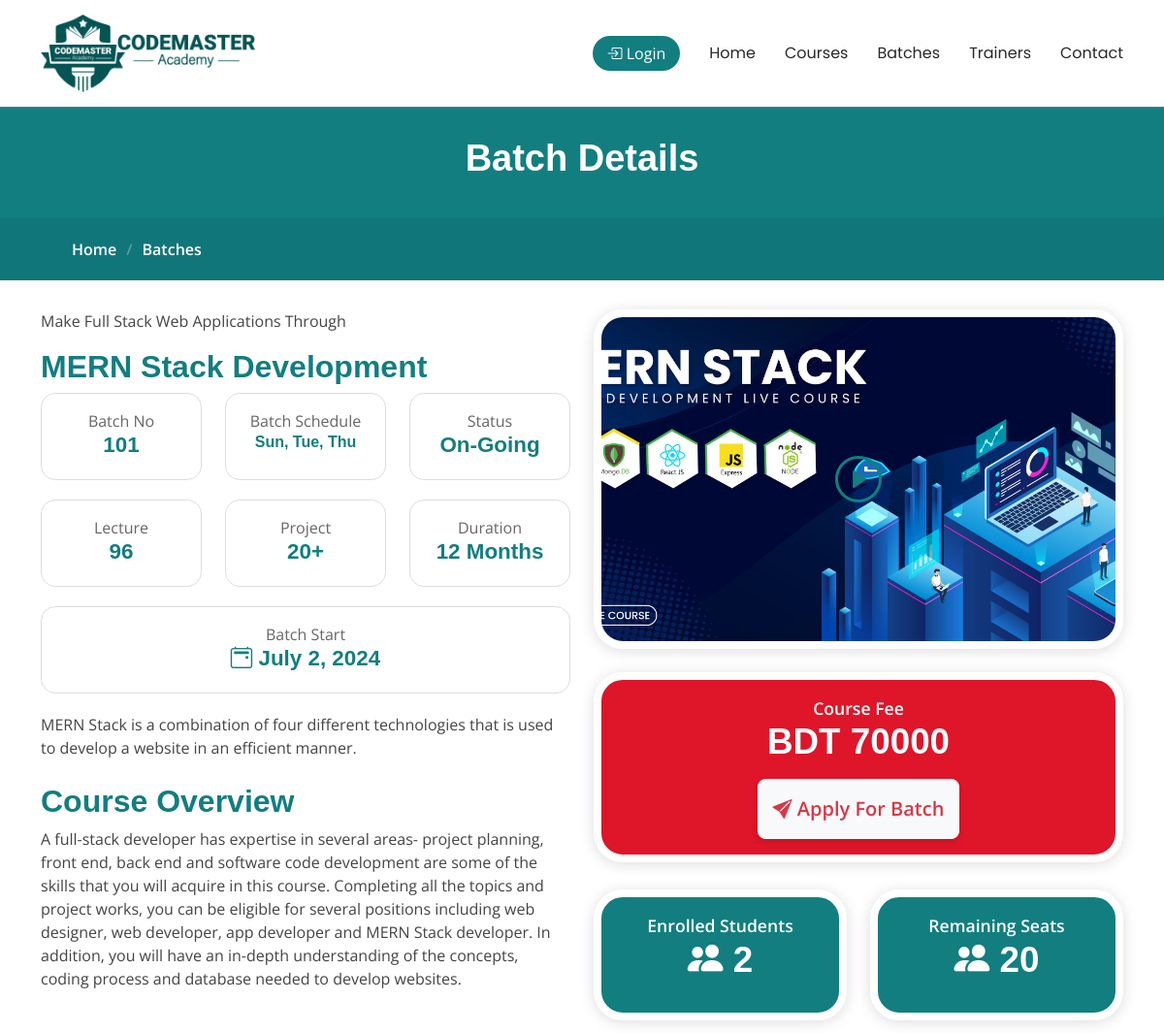
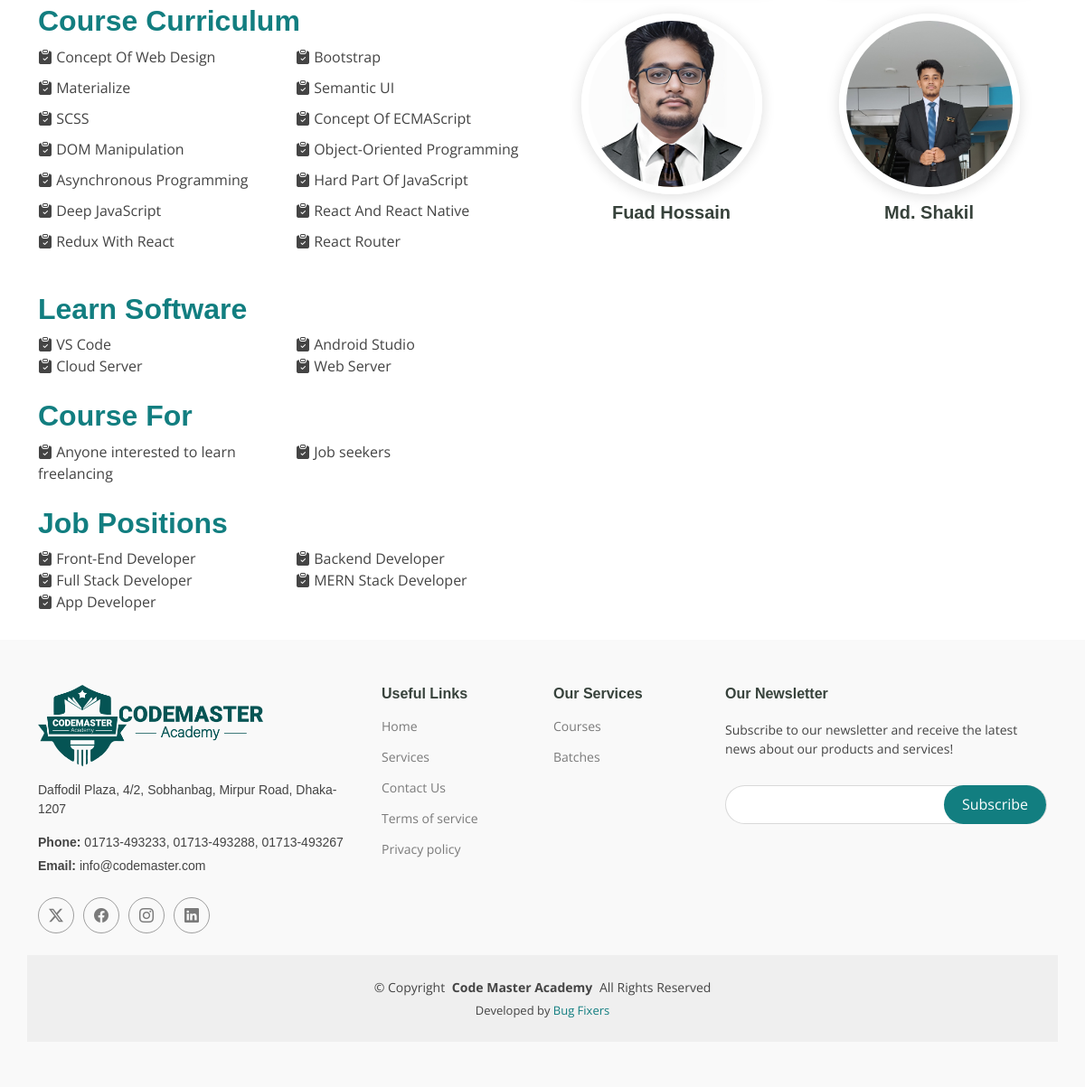
The page /batchdetails/6 on the database its author committed (2 pictures, top to bottom).
### IMSapp/models.py (models this page shows, shortened)
class BatchInfoModel(models.Model):
    BatchNo=models.CharField(max_length=100,null=True)
    Batchschedule=models.CharField(max_length=100,null=True)
    STATUS = [
        ('On-Going','On-Going'),
        ('Upcomming','Upcomming'),
        ('Completed','Completed')
    ]
    Status=models.CharField(choices = STATUS, max_length=100,null=True)
    BatchStartDate=models.DateField(null=True)
    TotalStudent=models.CharField(max_length=100,null=True)
    BatchInstructor=models.CharField(max_length=100,null=True)
    CourseName=models.ForeignKey(CourseInfoModel,on_delete = models.SET_NULL,related_name='coursenameinfo',null=True)

class CourseInfoModel(models.Model):
    CourseName=models.CharField(max_length=150, null=True)
    Sologan=models.CharField(max_length=100, null=True)
    ShortSummary=models.CharField(max_length=150, null=True)
    CourseCategory=models.ForeignKey(CourseCategoryModel,on_delete=models.SET_NULL,related_name='coursecategory', null=True)
    Lecture=models.IntegerField(null=True)
    CourseDuration=models.IntegerField(null=True)
    WeeklyClass=models.IntegerField(null=True)
    ClassDuration=models.IntegerField(null=True)
    TotalProject=models.IntegerField(null=True)
    CourseOverview=models.TextField(null=True)
    CourseCurrriculum=models.TextField(null=True)
    Software=models.TextField(max_length=200, null=True)
    CourseFor=models.TextField(null=True)
    JobPositions=models.TextField(null=True)
    CourseFee=models.IntegerField(null=True)
    IntroVideo=models.CharField(max_length=200, null=True)
    CourseImage=models.ImageField(upload_to='courseImage', null=True)
    def __str__(self):
        return self.CourseName

class TeacherModel(models.Model):
    Imsuser = models.OneToOneField(IMSUserModel,on_delete=models.CASCADE,related_name='teacherinfo',null=True)
    EmployID=models.CharField(max_length=100,null=True)
    TeacherName=models.CharField(max_length=100,null=True)
    Designation=models.CharField(max_length=100,null=True)
    Skills=models.CharField(max_length=100,null=True)
    LinkedInLink =models.CharField(max_length=150,null=True)
    GithubLink =models.CharField(max_length=150,null=True)
    FacebookLink =models.CharField(max_length=150,null=True)
    JoinDate = models.DateField(auto_now_add=True,null=True)
    TeacherPhoto=models.ImageField(upload_to='teacherphoto',null=True)

class WebsiteContactModel(models.Model):
    Imsuser = models.CharField(max_length=50,null=True)
    Mobile = models.CharField(max_length=50,null=True)
    Address = models.CharField(max_length=100,null=True)
    Email = models.CharField(max_length=100,null=True)
    MapLink = models.TextField(null=True)
    GithubLink =models.CharField(max_length=150,null=True)
    FacebookLink =models.CharField(max_length=150,null=True)
    YoutubeLink =models.CharField(max_length=150,null=True)
    TwitterLink =models.CharField(max_length=150,null=True)

### IMSapp/views.py (the view)
# urls.py: path('batchdetails/<str:myid>',batchdetails,name="batchdetails"),
def batchdetails(request, myid):
    batchdata = get_object_or_404(BatchInfoModel, id = myid)
    contactdata = WebsiteContactModel.objects.get(Imsuser = 'Authority')
    studentcount = AdmittedCourseModel.objects.filter(LearningBatch=batchdata).count()
    totalstudent = batchdata.TotalStudent
    remainstudent = int(totalstudent) - int(studentcount)
    current_path = request.path
    batchteachers = batchdata.BatchInstructor
    teachers_list = [teacher.strip() for teacher in batchteachers.split(',')]
    teacherinfo =[]
    for teacherid in teachers_list:
        teacher  = get_object_or_404(TeacherModel, EmployID = teacherid)
        teacherinfo.append({
            'EmployID': teacher.EmployID,
            'TeacherName': teacher.TeacherName,
            'Designation': teacher.Designation,
            'TeacherPhoto': teacher.TeacherPhoto.url if teacher.TeacherPhoto else None,
        })
        print(teacher.TeacherPhoto.url)
    context = {
        'batchdata':batchdata,
        'teacherinfo':teacherinfo,
        'pagetitle':'Batch Details',
        'subtitle':'Batches',
        'headtitle': 'Batch Details',
        'contactdata':contactdata,
        'studentcount':studentcount,
        'remainstudent':remainstudent,
        'path':current_path,
    }
    return render(request, 'common/batchdetails.html',context)

### IMSapp/templates/common/batchdetails.html (shortened to what this page needs)
{% extends 'master/master.html' %}
{% block content %}
{% load static %}
{% include 'master/pagetitle.html' %}
<section id="about-us" class="section about-us">
    <div class="container">
        <div class="row gy-4">
            <div class="col-lg-6 order-1 order-lg-2 position-relative" data-aos="fade-up" data-aos-delay="100">
                <div class="image-container">
                    <img src="{{batchdata.CourseName.CourseImage.url}}" class="img-fluid course-image" alt=""
                        data-bs-toggle="modal" data-bs-target="#videoModal">
                    <div class="play-icon" data-bs-toggle="modal" data-bs-target="#videoModal">
                        <i class="bi bi-play-circle"></i>
                    </div>
                </div>
                <div class="row mt-4">
                    <div class="col-md-12">
                        <div class="card coursefee">
                            <div class="card-body">
                                <p class="card-title">Course Fee</p>
                                <h5 class="card-text mb-3">BDT {{batchdata.CourseName.CourseFee}}</h5>
                                <a href="{% url 'applybatch' batchdata.BatchNo %}"
                                    class="btn btn-light btn-block text-danger">
                                    <i class="bi bi-send-fill"></i> Apply For Batch
                                </a>
                            </div>
                        </div>
                    </div>
                </div>
                <div class="row mt-2">
                    <div class="col-md-6">
                        <div class="card coursestudent">
                            <div class="card-body">
                                <p class="card-title">Enrolled Students</p>
                                <h5 class="card-text mb-3"><i class="bi bi-people-fill"></i> {{studentcount}}</h5>
                            </div>
                        </div>
                    </div>
                    <div class="col-md-6">
                        <div class="card coursestudent">
                            <div class="card-body">
                                <p class="card-title">Remaining Seats</p>
                                <h5 class="card-text mb-3"><i class="bi bi-people-fill"></i> {{remainstudent}}</h5>
                            </div>
                        </div>
                    </div>
                </div>
                <div class="row mt-2">
                    {% for i in teacherinfo %}
                    <div class="col-lg-6 col-md-6 teacher aos-init aos-animate" data-aos="fade-up" data-aos-delay="100">
                        <div class="teacherimage d-flex justify-content-center align-items-center">
                            <img src="{{ i.TeacherPhoto }}" class="img-fluid" alt="">
                        </div>
                        <div class="teacherinfo-info text-center mt-2">
                            <h5><strong>{{ i.TeacherName }}</strong></h5>
                        </div>
                    </div>
                    {% endfor %}
                </div>
            </div>
            <div class="col-lg-6 order-2 order-lg-1 content" data-aos="fade-up" data-aos-delay="200">
                <p class="">{{batchdata.CourseName.Sologan}}</p>
                <h3>{{batchdata.CourseName}}</h3>
                <div class="row topsection-card">
                    <div class="col-md-4">
                        <div class="card">
                            <div class="card-body">
                                <p class="card-title">Batch No</p>
                                <h5 class="card-text">{{batchdata.BatchNo}}</h5>
                            </div>
                        </div>
                    </div>
                    <div class="col-md-4">
                        <div class="card">
                            <div class="card-body">
                                <p class="card-title">Batch Schedule</p>
                                <h5 class="card-text2">{{batchdata.Batchschedule}}</h5>
                            </div>
                        </div>
                    </div>
                    <div class="col-md-4">
                        <div class="card">
                            <div class="card-body">
                                <p class="card-title">Status</p>
                                <h5 class="card-text">{{batchdata.Status}}</h5>
                            </div>
                        </div>
                    </div>
                    <div class="col-md-4">
                        <div class="card">
                            <div class="card-body">
                                <p class="card-title">Lecture</p>
                                <h5 class="card-text">{{batchdata.CourseName.Lecture}}</h5>
                            </div>
                        </div>
                    </div>
                    <div class="col-md-4">
                        <div class="card">
                            <div class="card-body">
                                <p class="card-title">Project</p>
                                <h5 class="card-text">{{batchdata.CourseName.TotalProject}}+</h5>
                            </div>
                        </div>
                    </div>
                    <div class="col-md-4">
                        <div class="card">
                            <div class="card-body">
                                <p class="card-title">Duration</p>
                                <h5 class="card-text">{{batchdata.CourseName.CourseDuration}} Months</h5>
                            </div>
                        </div>
                    </div>
                    <div class="col-md-12">
                        <div class="card">
                            <div class="card-body">
                                <p class="card-title">Batch Start</p>
                                <h5 class="card-text"><i class="bi bi-calendar2-event"></i> {{batchdata.BatchStartDate}}
                                </h5>
                            </div>
                        </div>
                    </div>
                </div>
                <p>{{batchdata.CourseName.ShortSummary}}</p>
                <div class="row mt-4 mb-5">
                    <div class="col-lg-12 order-2 order-lg-1 content" data-aos="fade-up" data-aos-delay="200">
                        <h3>Course Overview</h3>
                        <p>{{batchdata.CourseName.CourseOverview}}</p>
                    </div>
                </div>
                <div class="row mt-4">
                    <div class="col-lg-12 order-2 order-lg-1 content" data-aos="fade-up" data-aos-delay="200">
                        <h3>Course Curriculum</h3>
                        <div id="course-curriculum" class="row"></div>
                    </div>
                </div>
                <div class="row mt-4">
                    <div class="col-lg-12 order-2 order-lg-1 content" data-aos="fade-up" data-aos-delay="200">
                        <h3>Learn Software</h3>
                        <div id="software" class="row"></div>
                    </div>
                </div>
                <div class="row mt-4">
                    <div class="col-lg-12 order-2 order-lg-1 content" data-aos="fade-up" data-aos-delay="200">
                        <h3>Course For</h3>
                        <div id="coursefor" class="row"></div>
                    </div>
                </div>
                <div class="row mt-4">
                    <div class="col-lg-12 order-2 order-lg-1 content" data-aos="fade-up" data-aos-delay="200">
                        <h3>Job Positions</h3>
                        <div id="jobpositions" class="row"></div>
                    </div>
                </div>
            </div>
        </div>
    </div>
</section>
{% endblock content %}

### IMSapp/templates/master/footer.html (shortened to what this page needs)
{% load static %}
<footer id="footer" class="footer position-relative">
    <div class="container footer-top">
      <div class="row gy-4">
        <div class="col-lg-4 col-md-6 footer-about">
          <a href="{% url 'homepage' %}" class="logo d-flex align-items-center">
              <img src="{% static 'profileassets/img/kaiadmin/newlogo.png' %}" alt="navbar brand" class="navbar-brand"
                height="20" />
          </a>
          <div class="footer-contact pt-3">
            <p>{{contactdata.Address}}</p>
            <p class="mt-3"><strong>Phone:</strong> <span>{{contactdata.Mobile}}</span></p>
            <p><strong>Email:</strong> <span>{{contactdata.Email}}</span></p>
          </div>
          <div class="social-links d-flex mt-4">
            <a href="{{contactdata.Address}}" target="_blank"><i class="bi bi-twitter-x"></i></a>
            <a href="{{contactdata.FacebookLink}}" target="_blank"><i class="bi bi-facebook"></i></a>
            <a href="{{contactdata.TwitterLink}}" target="_blank"><i class="bi bi-instagram"></i></a>
            <a href="{{contactdata.GithubLink}}" target="_blank"><i class="bi bi-linkedin"></i></a>
          </div>
        </div>
        <div class="col-lg-2 col-md-3 footer-links">
          <h4>Useful Links</h4>
          <ul>
            <li><a href="{% url 'homepage' %}">Home</a></li>
            <li><a href="#">Services</a></li>
            <li><a href="{% url 'contactpage' %}">Contact Us</a></li>
            <li><a href="#">Terms of service</a></li>
            <li><a href="#">Privacy policy</a></li>
          </ul>
        </div>
        <div class="col-lg-2 col-md-3 footer-links">
          <h4>Our Services</h4>
          <ul>
            <li><a href="{% url 'courses' %}">Courses</a></li>
            <li><a href="{% url 'batches' %}">Batches</a></li>
          </ul>
        </div>
        <div class="col-lg-4 col-md-12 footer-newsletter">
          <h4>Our Newsletter</h4>
          <p>Subscribe to our newsletter and receive the latest news about our products and services!</p>
          <form action="forms/newsletter.php" method="post" class="php-email-form">
            <div class="newsletter-form"><input type="email" name="email"><input type="submit" value="Subscribe"></div>
          </form>
        </div>
      </div>
    </div>
    <div class="container copyright text-center mt-4">
      <p>© <span>Copyright</span> <strong class="px-1 sitename">Code Master Academy</strong> <span>All Rights Reserved</span></p>
      <div class="credits">
        Developed by <a href="">Bug Fixers</a>
      </div>
    </div>
  </footer>

### rows shown on the page
BatchInfoModel: CourseName.CourseImage (picture), CourseName.CourseFee "70000", CourseName.Sologan "Make Full Stack Web Applications Through", CourseName "MERN Stack Development", BatchNo "101", Batchschedule "Sun, Tue, Thu", Status "On-Going", CourseName.Lecture "96", CourseName.TotalProject "20", CourseName.CourseDuration "12", BatchStartDate "July 2, 2024", CourseName.ShortSummary "MERN Stack is a combination of four different technologies that is used to develop a website in an efficient manner.", CourseName.CourseOverview "A full-stack developer has expertise in several areas- project planning, front end, back end and software code development are some of the skills that you will acquire in this course. Completing all the topics and project works, you can be eligible for several positions including web designer, web developer, app developer and MERN Stack developer. In addition, you will have an in-depth understanding of the concepts, coding process and database needed to develop websites."
TeacherModel: TeacherName "Fuad Hossain"
TeacherModel: TeacherName "Md. Shakil"
WebsiteContactModel: Address "Daffodil Plaza, 4/2, Sobhanbag, Mirpur Road, Dhaka-1207", Mobile "01713-493233, 01713-493288, 01713-493267", Email "info@codemaster.com"

### other values the page prints
{{ pagetitle }} "Batch Details"
{{ subtitle }} "Batches"
{{ studentcount }} "2"
{{ remainstudent }} "20"
